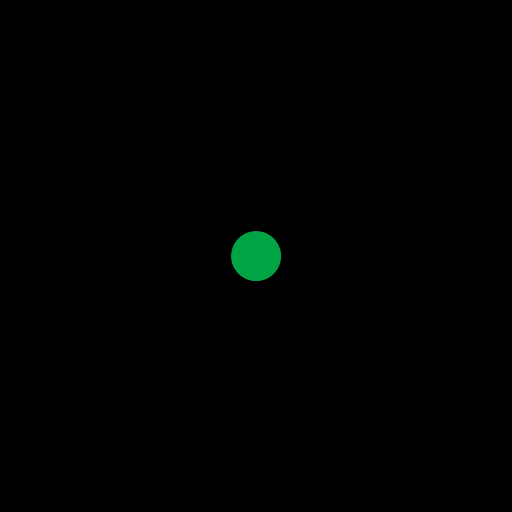
Frame 1 (no input)
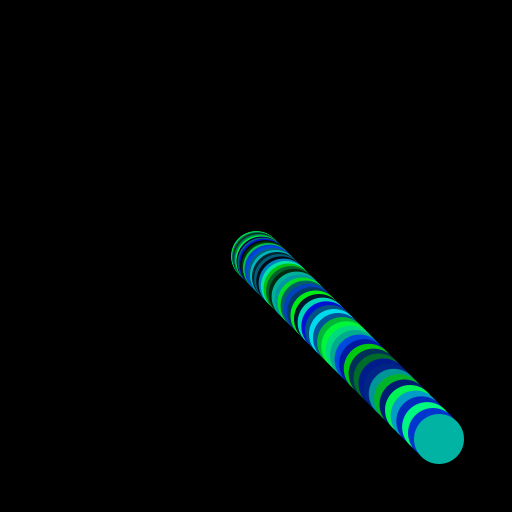
Frame 60 (the mouse pressed at the canvas centre just before this capture)
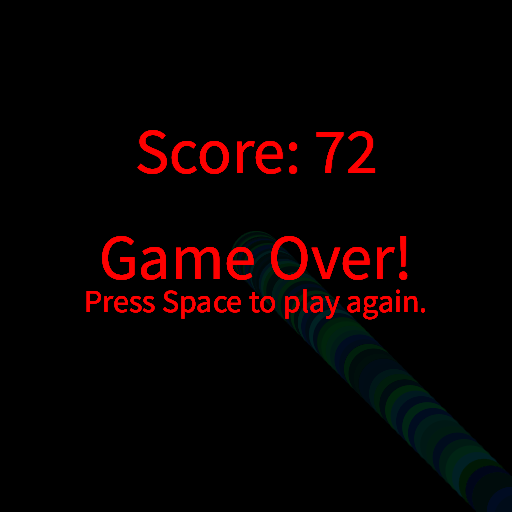
Frame 120 (the mouse held since frame 60 and released just before this capture)

The Processing sketch that drew these frames (run headless with seeded random() and noise(); from frame 60 on, the mouse is pressed at the canvas centre):

// Processing sketch: processing_118749
// ── processing_118749.pde

// Ball properties
float ballX = 256;
float ballY = 256;

float ballAccel = 0.1;
float ballVelX = 0;
float ballVelY = 0;

float ballDiam = 50;
color ballColor = color(0, 255, 255);

int score = 0;

void setup(){
    size(512, 512);
    background(0);
}

void draw(){
    if(checkGameOver())
    {
        showGameOver();
        return; // do not execute any code after this line
    }

    score++;
    updateBall();
    moveBall();
    drawBall();
}

void showGameOver()
{
    // Comment Here
    fill(0, 10);
    rect(0, 0, width, height);

    // set text properties
    textAlign(CENTER, CENTER);
    fill(255, 0, 0);
    textSize(64);

    text("Score: " + score, 256, 150);
    text("Game Over!", 256, 256);

    textSize(32);
    text("Press Space to play again.", 256, 300);
    checkRestart();
}

void checkRestart()
{
    // restart the game if the space bar was pressed.
    if(keyPressed && key == ' ')
    {
        ballX = 256;
        ballY = 256;

        ballVelX = 0;
        ballVelY = 0;

        score = 0;

        clear();
    }
}

boolean checkGameOver()
{
    if(ballX > 512) return true;
    if(ballX < 0) return true;
    if(ballY > 512) return true;
    if(ballY < 0) return true;

    return false;
}

void updateBall()
{
    // horizontal movement
    if(ballX > mouseX)
    {
        ballVelX = ballVelX + ballAccel;
    }
    if(ballY < mouseX)
    {
        ballVelX = ballVelX - ballAccel;
    }

    // vertical movement
    if(ballY > mouseY)
    {
        ballVelY = ballVelY + ballAccel;
    }
    if(ballY < mouseY)
    {
        ballVelY = ballVelY - ballAccel;
    }
}

void moveBall()
{
    ballX += ballVelX;
    ballY += ballVelY;
}

// Draw our Ball at the specified x and y position
void drawBall()
{
    ballColor = color(0, random(255), random(255));
    noStroke();
    fill(ballColor);
    ellipse(ballX, ballY, ballDiam, ballDiam);
}
